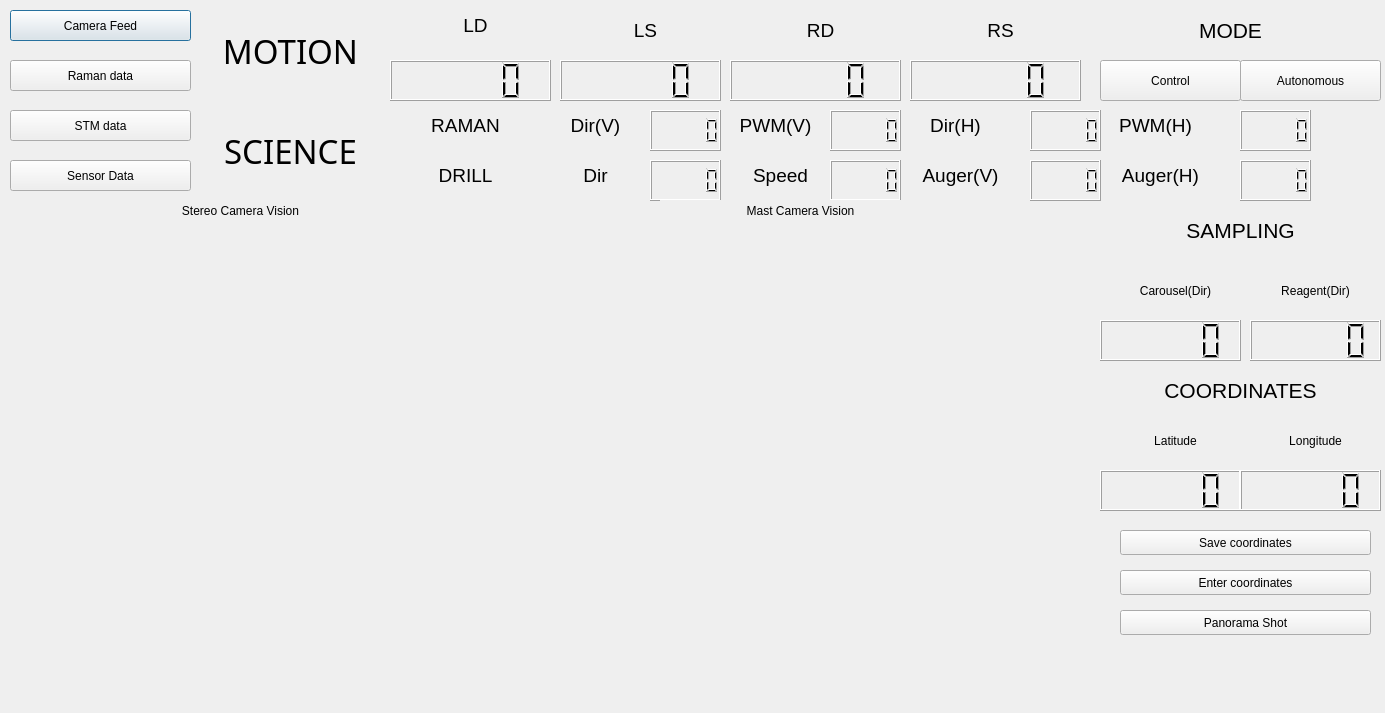
<?xml version="1.0" encoding="UTF-8"?>
<ui version="4.0">
 <class>Dialog</class>
 <widget class="QDialog" name="Dialog">
  <property name="geometry">
   <rect>
    <x>0</x>
    <y>0</y>
    <width>1385</width>
    <height>713</height>
   </rect>
  </property>
  <property name="windowTitle">
   <string>Dialog</string>
  </property>
  <widget class="QPushButton" name="pushButton">
   <property name="geometry">
    <rect>
     <x>10</x>
     <y>10</y>
     <width>181</width>
     <height>31</height>
    </rect>
   </property>
   <property name="text">
    <string>Camera Feed</string>
   </property>
  </widget>
  <widget class="QPushButton" name="bt_raman">
   <property name="geometry">
    <rect>
     <x>10</x>
     <y>60</y>
     <width>181</width>
     <height>31</height>
    </rect>
   </property>
   <property name="text">
    <string>Raman data</string>
   </property>
  </widget>
  <widget class="QPushButton" name="pushButton_3">
   <property name="geometry">
    <rect>
     <x>10</x>
     <y>110</y>
     <width>181</width>
     <height>31</height>
    </rect>
   </property>
   <property name="text">
    <string>STM data</string>
   </property>
  </widget>
  <widget class="QPushButton" name="bt_sensors">
   <property name="geometry">
    <rect>
     <x>10</x>
     <y>160</y>
     <width>181</width>
     <height>31</height>
    </rect>
   </property>
   <property name="text">
    <string>Sensor Data</string>
   </property>
  </widget>
  <widget class="QLabel" name="label">
   <property name="geometry">
    <rect>
     <x>210</x>
     <y>10</y>
     <width>161</width>
     <height>81</height>
    </rect>
   </property>
   <property name="font">
    <font>
     <family>Saab</family>
     <pointsize>25</pointsize>
     <weight>50</weight>
     <italic>false</italic>
     <bold>false</bold>
    </font>
   </property>
   <property name="autoFillBackground">
    <bool>true</bool>
   </property>
   <property name="text">
    <string>MOTION</string>
   </property>
   <property name="alignment">
    <set>Qt::AlignCenter</set>
   </property>
   <property name="wordWrap">
    <bool>false</bool>
   </property>
  </widget>
  <widget class="QLabel" name="label_2">
   <property name="geometry">
    <rect>
     <x>400</x>
     <y>10</y>
     <width>151</width>
     <height>31</height>
    </rect>
   </property>
   <property name="font">
    <font>
     <pointsize>14</pointsize>
    </font>
   </property>
   <property name="autoFillBackground">
    <bool>true</bool>
   </property>
   <property name="text">
    <string>LD</string>
   </property>
   <property name="alignment">
    <set>Qt::AlignCenter</set>
   </property>
  </widget>
  <widget class="QLabel" name="label_3">
   <property name="geometry">
    <rect>
     <x>570</x>
     <y>10</y>
     <width>151</width>
     <height>41</height>
    </rect>
   </property>
   <property name="font">
    <font>
     <pointsize>14</pointsize>
    </font>
   </property>
   <property name="autoFillBackground">
    <bool>true</bool>
   </property>
   <property name="text">
    <string>LS</string>
   </property>
   <property name="alignment">
    <set>Qt::AlignCenter</set>
   </property>
  </widget>
  <widget class="QLabel" name="label_4">
   <property name="geometry">
    <rect>
     <x>740</x>
     <y>10</y>
     <width>161</width>
     <height>41</height>
    </rect>
   </property>
   <property name="font">
    <font>
     <pointsize>14</pointsize>
    </font>
   </property>
   <property name="autoFillBackground">
    <bool>true</bool>
   </property>
   <property name="text">
    <string>RD</string>
   </property>
   <property name="alignment">
    <set>Qt::AlignCenter</set>
   </property>
  </widget>
  <widget class="QLabel" name="label_5">
   <property name="geometry">
    <rect>
     <x>920</x>
     <y>10</y>
     <width>161</width>
     <height>41</height>
    </rect>
   </property>
   <property name="font">
    <font>
     <pointsize>14</pointsize>
    </font>
   </property>
   <property name="autoFillBackground">
    <bool>true</bool>
   </property>
   <property name="text">
    <string>RS</string>
   </property>
   <property name="alignment">
    <set>Qt::AlignCenter</set>
   </property>
  </widget>
  <widget class="QLCDNumber" name="ld">
   <property name="geometry">
    <rect>
     <x>390</x>
     <y>60</y>
     <width>161</width>
     <height>41</height>
    </rect>
   </property>
  </widget>
  <widget class="QLCDNumber" name="ls">
   <property name="geometry">
    <rect>
     <x>560</x>
     <y>60</y>
     <width>161</width>
     <height>41</height>
    </rect>
   </property>
  </widget>
  <widget class="QLCDNumber" name="rd">
   <property name="geometry">
    <rect>
     <x>730</x>
     <y>60</y>
     <width>171</width>
     <height>41</height>
    </rect>
   </property>
  </widget>
  <widget class="QLCDNumber" name="rs">
   <property name="geometry">
    <rect>
     <x>910</x>
     <y>60</y>
     <width>171</width>
     <height>41</height>
    </rect>
   </property>
  </widget>
  <widget class="QLabel" name="label_6">
   <property name="geometry">
    <rect>
     <x>1100</x>
     <y>10</y>
     <width>261</width>
     <height>41</height>
    </rect>
   </property>
   <property name="font">
    <font>
     <pointsize>16</pointsize>
    </font>
   </property>
   <property name="autoFillBackground">
    <bool>true</bool>
   </property>
   <property name="text">
    <string>MODE</string>
   </property>
   <property name="alignment">
    <set>Qt::AlignCenter</set>
   </property>
  </widget>
  <widget class="QLabel" name="label_9">
   <property name="geometry">
    <rect>
     <x>210</x>
     <y>110</y>
     <width>161</width>
     <height>81</height>
    </rect>
   </property>
   <property name="font">
    <font>
     <family>Sans</family>
     <pointsize>25</pointsize>
     <weight>50</weight>
     <italic>false</italic>
     <bold>false</bold>
    </font>
   </property>
   <property name="autoFillBackground">
    <bool>true</bool>
   </property>
   <property name="text">
    <string>SCIENCE</string>
   </property>
   <property name="alignment">
    <set>Qt::AlignCenter</set>
   </property>
   <property name="wordWrap">
    <bool>false</bool>
   </property>
  </widget>
  <widget class="QLabel" name="label_raman">
   <property name="geometry">
    <rect>
     <x>390</x>
     <y>110</y>
     <width>151</width>
     <height>31</height>
    </rect>
   </property>
   <property name="font">
    <font>
     <pointsize>14</pointsize>
    </font>
   </property>
   <property name="autoFillBackground">
    <bool>true</bool>
   </property>
   <property name="text">
    <string>RAMAN</string>
   </property>
   <property name="alignment">
    <set>Qt::AlignCenter</set>
   </property>
  </widget>
  <widget class="QLabel" name="label_drill">
   <property name="geometry">
    <rect>
     <x>390</x>
     <y>160</y>
     <width>151</width>
     <height>31</height>
    </rect>
   </property>
   <property name="font">
    <font>
     <pointsize>14</pointsize>
    </font>
   </property>
   <property name="autoFillBackground">
    <bool>true</bool>
   </property>
   <property name="text">
    <string>DRILL</string>
   </property>
   <property name="alignment">
    <set>Qt::AlignCenter</set>
   </property>
  </widget>
  <widget class="QLabel" name="label_12">
   <property name="geometry">
    <rect>
     <x>560</x>
     <y>160</y>
     <width>71</width>
     <height>31</height>
    </rect>
   </property>
   <property name="font">
    <font>
     <pointsize>14</pointsize>
    </font>
   </property>
   <property name="autoFillBackground">
    <bool>true</bool>
   </property>
   <property name="text">
    <string>Dir</string>
   </property>
   <property name="alignment">
    <set>Qt::AlignCenter</set>
   </property>
  </widget>
  <widget class="QLabel" name="label_13">
   <property name="geometry">
    <rect>
     <x>740</x>
     <y>160</y>
     <width>81</width>
     <height>31</height>
    </rect>
   </property>
   <property name="font">
    <font>
     <pointsize>14</pointsize>
    </font>
   </property>
   <property name="autoFillBackground">
    <bool>true</bool>
   </property>
   <property name="text">
    <string>Speed</string>
   </property>
   <property name="alignment">
    <set>Qt::AlignCenter</set>
   </property>
  </widget>
  <widget class="QLabel" name="label_14">
   <property name="geometry">
    <rect>
     <x>920</x>
     <y>160</y>
     <width>81</width>
     <height>31</height>
    </rect>
   </property>
   <property name="font">
    <font>
     <pointsize>14</pointsize>
    </font>
   </property>
   <property name="autoFillBackground">
    <bool>true</bool>
   </property>
   <property name="text">
    <string>Auger(V)</string>
   </property>
   <property name="alignment">
    <set>Qt::AlignCenter</set>
   </property>
  </widget>
  <widget class="QLabel" name="label_15">
   <property name="geometry">
    <rect>
     <x>1120</x>
     <y>160</y>
     <width>81</width>
     <height>31</height>
    </rect>
   </property>
   <property name="font">
    <font>
     <pointsize>14</pointsize>
    </font>
   </property>
   <property name="autoFillBackground">
    <bool>true</bool>
   </property>
   <property name="text">
    <string>Auger(H)</string>
   </property>
   <property name="alignment">
    <set>Qt::AlignCenter</set>
   </property>
  </widget>
  <widget class="QLCDNumber" name="drill_dir">
   <property name="geometry">
    <rect>
     <x>650</x>
     <y>160</y>
     <width>71</width>
     <height>41</height>
    </rect>
   </property>
  </widget>
  <widget class="QLCDNumber" name="drill_speed">
   <property name="geometry">
    <rect>
     <x>830</x>
     <y>160</y>
     <width>71</width>
     <height>41</height>
    </rect>
   </property>
  </widget>
  <widget class="QLCDNumber" name="auger_dir">
   <property name="geometry">
    <rect>
     <x>1030</x>
     <y>160</y>
     <width>71</width>
     <height>41</height>
    </rect>
   </property>
  </widget>
  <widget class="QLCDNumber" name="h_auger_dir">
   <property name="geometry">
    <rect>
     <x>1240</x>
     <y>160</y>
     <width>71</width>
     <height>41</height>
    </rect>
   </property>
  </widget>
  <widget class="QLabel" name="label_16">
   <property name="geometry">
    <rect>
     <x>560</x>
     <y>110</y>
     <width>71</width>
     <height>31</height>
    </rect>
   </property>
   <property name="font">
    <font>
     <pointsize>14</pointsize>
    </font>
   </property>
   <property name="autoFillBackground">
    <bool>true</bool>
   </property>
   <property name="text">
    <string>Dir(V)</string>
   </property>
   <property name="alignment">
    <set>Qt::AlignCenter</set>
   </property>
  </widget>
  <widget class="QLabel" name="label_17">
   <property name="geometry">
    <rect>
     <x>740</x>
     <y>110</y>
     <width>71</width>
     <height>31</height>
    </rect>
   </property>
   <property name="font">
    <font>
     <pointsize>14</pointsize>
    </font>
   </property>
   <property name="autoFillBackground">
    <bool>true</bool>
   </property>
   <property name="text">
    <string>PWM(V)</string>
   </property>
   <property name="alignment">
    <set>Qt::AlignCenter</set>
   </property>
  </widget>
  <widget class="QLabel" name="label_18">
   <property name="geometry">
    <rect>
     <x>920</x>
     <y>110</y>
     <width>71</width>
     <height>31</height>
    </rect>
   </property>
   <property name="font">
    <font>
     <pointsize>14</pointsize>
    </font>
   </property>
   <property name="autoFillBackground">
    <bool>true</bool>
   </property>
   <property name="text">
    <string>Dir(H)</string>
   </property>
   <property name="alignment">
    <set>Qt::AlignCenter</set>
   </property>
  </widget>
  <widget class="QLabel" name="label_19">
   <property name="geometry">
    <rect>
     <x>1120</x>
     <y>110</y>
     <width>71</width>
     <height>31</height>
    </rect>
   </property>
   <property name="font">
    <font>
     <pointsize>14</pointsize>
    </font>
   </property>
   <property name="autoFillBackground">
    <bool>true</bool>
   </property>
   <property name="text">
    <string>PWM(H)</string>
   </property>
   <property name="alignment">
    <set>Qt::AlignCenter</set>
   </property>
  </widget>
  <widget class="QLCDNumber" name="raman_dir_v">
   <property name="geometry">
    <rect>
     <x>650</x>
     <y>110</y>
     <width>71</width>
     <height>41</height>
    </rect>
   </property>
  </widget>
  <widget class="QLCDNumber" name="raman_speed_v">
   <property name="geometry">
    <rect>
     <x>830</x>
     <y>110</y>
     <width>71</width>
     <height>41</height>
    </rect>
   </property>
  </widget>
  <widget class="QLCDNumber" name="raman_dir_h">
   <property name="geometry">
    <rect>
     <x>1030</x>
     <y>110</y>
     <width>71</width>
     <height>41</height>
    </rect>
   </property>
  </widget>
  <widget class="QLCDNumber" name="raman_speed_h">
   <property name="geometry">
    <rect>
     <x>1240</x>
     <y>110</y>
     <width>71</width>
     <height>41</height>
    </rect>
   </property>
  </widget>
  <widget class="QLabel" name="label_sample">
   <property name="geometry">
    <rect>
     <x>1110</x>
     <y>210</y>
     <width>261</width>
     <height>41</height>
    </rect>
   </property>
   <property name="font">
    <font>
     <pointsize>16</pointsize>
    </font>
   </property>
   <property name="autoFillBackground">
    <bool>true</bool>
   </property>
   <property name="text">
    <string>SAMPLING</string>
   </property>
   <property name="alignment">
    <set>Qt::AlignCenter</set>
   </property>
  </widget>
  <widget class="QLabel" name="label_21">
   <property name="geometry">
    <rect>
     <x>1110</x>
     <y>270</y>
     <width>131</width>
     <height>41</height>
    </rect>
   </property>
   <property name="autoFillBackground">
    <bool>true</bool>
   </property>
   <property name="text">
    <string>Carousel(Dir)</string>
   </property>
   <property name="alignment">
    <set>Qt::AlignCenter</set>
   </property>
  </widget>
  <widget class="QLabel" name="label_22">
   <property name="geometry">
    <rect>
     <x>1250</x>
     <y>270</y>
     <width>131</width>
     <height>41</height>
    </rect>
   </property>
   <property name="autoFillBackground">
    <bool>true</bool>
   </property>
   <property name="text">
    <string>Reagent(Dir)</string>
   </property>
   <property name="alignment">
    <set>Qt::AlignCenter</set>
   </property>
  </widget>
  <widget class="QLCDNumber" name="carousel_dir">
   <property name="geometry">
    <rect>
     <x>1100</x>
     <y>320</y>
     <width>141</width>
     <height>41</height>
    </rect>
   </property>
  </widget>
  <widget class="QLCDNumber" name="reagent">
   <property name="geometry">
    <rect>
     <x>1250</x>
     <y>320</y>
     <width>131</width>
     <height>41</height>
    </rect>
   </property>
  </widget>
  <widget class="QLabel" name="label_23">
   <property name="geometry">
    <rect>
     <x>100</x>
     <y>200</y>
     <width>281</width>
     <height>21</height>
    </rect>
   </property>
   <property name="autoFillBackground">
    <bool>true</bool>
   </property>
   <property name="text">
    <string>Stereo Camera Vision</string>
   </property>
   <property name="alignment">
    <set>Qt::AlignCenter</set>
   </property>
  </widget>
  <widget class="QLabel" name="label_24">
   <property name="geometry">
    <rect>
     <x>660</x>
     <y>200</y>
     <width>281</width>
     <height>21</height>
    </rect>
   </property>
   <property name="autoFillBackground">
    <bool>true</bool>
   </property>
   <property name="text">
    <string>Mast Camera Vision</string>
   </property>
   <property name="alignment">
    <set>Qt::AlignCenter</set>
   </property>
  </widget>
  <widget class="QLabel" name="label_25">
   <property name="geometry">
    <rect>
     <x>1110</x>
     <y>420</y>
     <width>131</width>
     <height>41</height>
    </rect>
   </property>
   <property name="autoFillBackground">
    <bool>true</bool>
   </property>
   <property name="text">
    <string>Latitude</string>
   </property>
   <property name="alignment">
    <set>Qt::AlignCenter</set>
   </property>
  </widget>
  <widget class="QLabel" name="label_26">
   <property name="geometry">
    <rect>
     <x>1250</x>
     <y>420</y>
     <width>131</width>
     <height>41</height>
    </rect>
   </property>
   <property name="autoFillBackground">
    <bool>true</bool>
   </property>
   <property name="text">
    <string>Longitude</string>
   </property>
   <property name="alignment">
    <set>Qt::AlignCenter</set>
   </property>
  </widget>
  <widget class="QLabel" name="label_27">
   <property name="geometry">
    <rect>
     <x>1110</x>
     <y>370</y>
     <width>261</width>
     <height>41</height>
    </rect>
   </property>
   <property name="font">
    <font>
     <pointsize>16</pointsize>
    </font>
   </property>
   <property name="autoFillBackground">
    <bool>true</bool>
   </property>
   <property name="text">
    <string>COORDINATES</string>
   </property>
   <property name="alignment">
    <set>Qt::AlignCenter</set>
   </property>
  </widget>
  <widget class="QLCDNumber" name="lcdNumber_15">
   <property name="geometry">
    <rect>
     <x>1100</x>
     <y>470</y>
     <width>141</width>
     <height>41</height>
    </rect>
   </property>
  </widget>
  <widget class="QLCDNumber" name="lcdNumber_16">
   <property name="geometry">
    <rect>
     <x>1240</x>
     <y>470</y>
     <width>141</width>
     <height>41</height>
    </rect>
   </property>
  </widget>
  <widget class="QPushButton" name="pushButton_5">
   <property name="geometry">
    <rect>
     <x>1120</x>
     <y>530</y>
     <width>251</width>
     <height>25</height>
    </rect>
   </property>
   <property name="text">
    <string>Save coordinates</string>
   </property>
  </widget>
  <widget class="QPushButton" name="pushButton_6">
   <property name="geometry">
    <rect>
     <x>1120</x>
     <y>570</y>
     <width>251</width>
     <height>25</height>
    </rect>
   </property>
   <property name="text">
    <string>Enter coordinates</string>
   </property>
  </widget>
  <widget class="QPushButton" name="pushButton_7">
   <property name="geometry">
    <rect>
     <x>1120</x>
     <y>610</y>
     <width>251</width>
     <height>25</height>
    </rect>
   </property>
   <property name="text">
    <string>Panorama Shot</string>
   </property>
  </widget>
  <widget class="QPushButton" name="pushButton_8">
   <property name="geometry">
    <rect>
     <x>1100</x>
     <y>60</y>
     <width>141</width>
     <height>41</height>
    </rect>
   </property>
   <property name="text">
    <string>Control</string>
   </property>
  </widget>
  <widget class="QPushButton" name="pushButton_9">
   <property name="geometry">
    <rect>
     <x>1240</x>
     <y>60</y>
     <width>141</width>
     <height>41</height>
    </rect>
   </property>
   <property name="text">
    <string>Autonomous</string>
   </property>
  </widget>
 </widget>
 <resources/>
 <connections/>
</ui>
